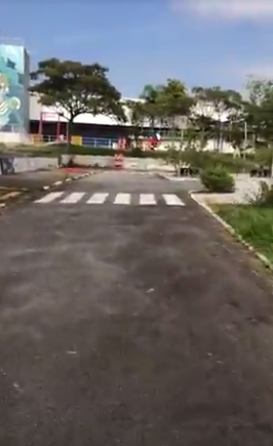
#> input picture pista.png, 273 x 446 px
$ jupyter execute --allow-errors Fase2b.ipynb   (shell and % lines are left out)
#> lines starting #> are read from the running program, lines starting #| are printed output that depends on the picture; after the words box and inside, x2 and y2 are one past the last pixel; in counts of white or black regions, pixels touching at a corner belong together; long printed decimals are rounded
# Fase 2b: Processamentos

    Paulo Eduardo Rodrigues Jr.

Objetivo: Testar o desempenho da segmentaçao e determinar a direção da rua mediante outra abordagem:

        - Segmentar a região inferior da rua
        - Determinar o centróide da região de interesse
        - Determinar a direção da rua

Obs: o teste de segmentação utilizando o espaço HSV acabou não sendo concluído, (por falta de tempo até então)

[cell 1]
import numpy as np
import cv2
import matplotlib.pyplot as plt

[cell 2]
def showfig(image):
    plt.figure(figsize=(10,10))
    plt.imshow(image, 'gray')

#%matplotlib inline
#%config InlineBackend.figure_format = 'svg'

params = {'figure.figsize': [7, 7],
          'axes.titlesize':16,
          'font.size': 16,
          'legend.fontsize': 12,
          'xtick.labelsize': 12,
          'ytick.labelsize': 8
         }
plt.rcParams.update(params)

[cell 3]
pista =cv2.imread('pista.png')
#> pista is the input picture: shape (446, 273, 3); mean B, G, R 102.8, 103.3, 106.1
showfig(pista)

[cell 4]
#kernel = np.ones((5,5),np.float32)/25
#dst = cv2.filter2D(pista,-1,kernel)
dst = cv2.GaussianBlur(pista,(7,7),0)
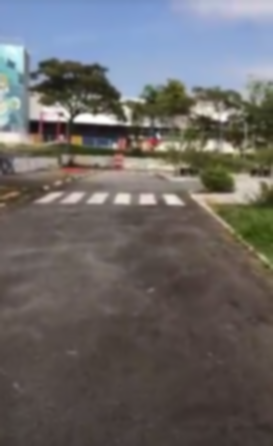
#> dst: shape (446, 273, 3); mean B, G, R 102.8, 103.3, 106.1

plt.subplot(121),plt.imshow(pista,cmap = 'gray'),plt.title('Original')
plt.xticks([]), plt.yticks([])
plt.subplot(122),plt.imshow(dst,cmap = 'gray'),plt.title('Blur de kernel (7,7)',)
plt.xticks([]), plt.yticks([])
plt.show()
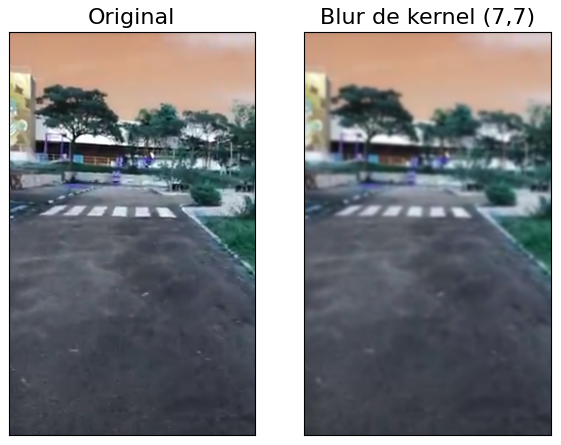
#> figure drawn by matplotlib, 2 panels; B, G, R data is drawn as R, G, B

[cell 5]
#Verificar o histograma de cores da imagem:

#Da imagem em tons de cinza? Ou dos canais individuais? Opto pelos canais! E pelo gray também
cv2.calcHist(pista,[0],None,[256],[0,256]);

color = ('b','g','r')
for i,col in enumerate(color):
    histr = cv2.calcHist([pista],[i],None,[256],[0,256])
    plt.plot(histr,color = col)
    plt.xlim([0,256])
    plt.title('Histograma da imagem de interesse')
    plt.xlabel('Intensidade RGB')
    plt.ylabel('Número de ocorrências da cor')
    plt.savefig("Imagens\histograma.pdf")
#> this loop made 3 passes
#> pass 1, `plt.savefig("Imagens\histograma.pdf")`:
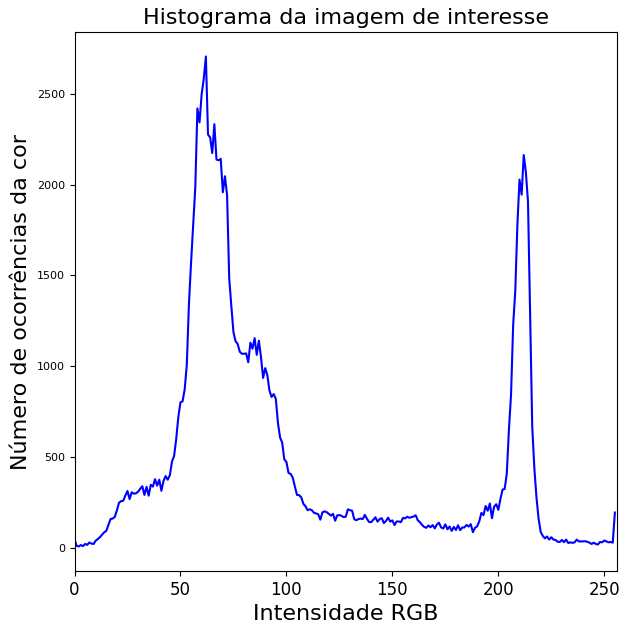
#> figure drawn by matplotlib, 1 panel; curve peaks at x = 62, y = 2706
#> pass 2, `plt.savefig("Imagens\histograma.pdf")`:
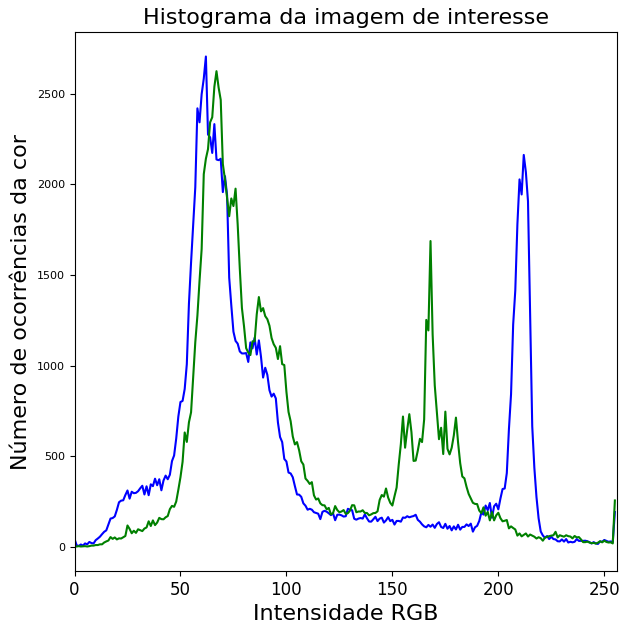
#> figure drawn by matplotlib, 1 panel; curve peaks at x = 62, y = 2706; curve peaks at x = 67, y = 2625

plt.show()
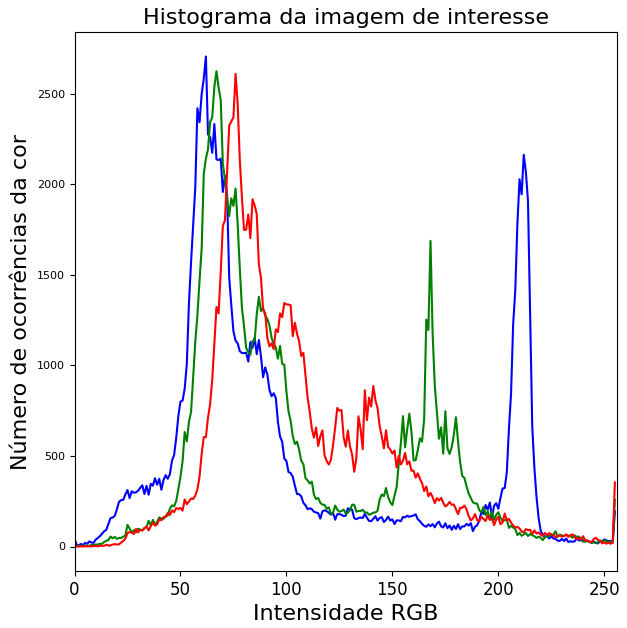
#> figure drawn by matplotlib, 1 panel; curve peaks at x = 62, y = 2706; curve peaks at x = 67, y = 2625; curve peaks at x = 76, y = 2610

[cell 6]
#Podemos observar que os tons de verde estão contidos entre 150 e 200

### Conversão para o espaço HSV

 - Hue, Saturation, Value ->
    No OpenCV:
               Hue = 0-179  (Graus do espaço)
               Saturation = 0-255 (Saturação da cor) - Saturação 0 -> Imagem cinza
               Value = 0-255 (Brilho da imagem)
[Fonte](https://opencv-python-tutroals.readthedocs.io/en/latest/py_tutorials/py_imgproc/py_colorspaces/py_colorspaces.html?highlight=hsv)

Isso significa que, em relação a imagem apresentada, o circulo de cores no OpenCV está compactado em 180°

[cell 7]
hsv = cv2.cvtColor(pista, cv2.COLOR_BGR2HSV)
#> hsv: shape (446, 273, 3); mean H, S, V 34.4, 57.3, 117.9
hsv.shape
#> Out = (446, 273, 3)

[cell 8]
#plotar os canais: Algum insight?

fig=plt.figure(figsize=(8,8))
col= 3
row= 1
imgs= [hsv[:,:,0], hsv[:,:,1], hsv[:,:,2]]
canal=['hue', 'saturation','value']# monta um dicionário logo
#ax permite manipular cada um dos subplots de modo independente
ax=[]
#> (the rest of this cell did not finish here and is left out)

A representação das imagens no espaço HSV: Como está distribuido os valores das imagens?

Observando os canais da imagem, podemos perceber que o canal Value tem maior semelhança com a imagem original em tons de cinza. Aparentemente, a região da rua apresenta menor saturação, enquanto o canal de cores parece fornecer uma boa delimitação da região de interesse.

Propõe-se então a testar uma máscara de cor e saturação da imagem, a fim de segmentar a região da rua.
Para a extração da direção. Acredita-se que, para delimitar a direção da imagem, a relação entre o centróide da imagem segmentada e o centro inferior possa fornecer a direção da rua.

Outra opção potencial é determinar as bordas da imagem de saturação

[cell 9]
#Possibilidades: Threshoold -> Valores com baixa saturação
# Threshold no HSV -> Está delimitando bem o problema

[cell 10]
from mpl_toolkits.mplot3d import Axes3D
from matplotlib import cm
from matplotlib import colors


# r, g, b = cv2.split(pista)
# fig = plt.figure()
# axis = fig.add_subplot(1, 1, 1, projection="3d")

pixel_colors = pista.reshape((np.shape(pista)[0]*np.shape(pista)[1], 3))
norm = colors.Normalize(vmin=-1.,vmax=1.)
norm.autoscale(pixel_colors)
pixel_colors = norm(pixel_colors).tolist()
#> pixel_colors = 121758 items

# [8 lines of commented-out code are left out]

[cell 11]
# [16 lines of commented-out code are left out]

[cell 12]
#Plot do histograma do espaço HSV

#Testar o mascaramento com diferentes regiões : Baixa saturação 100-150?,value até 100?

Qual a cor média da região de interesse?

[cell 13]
showfig(pista)

[cell 14]
length, width, ch = pista.shape
#> length = 446; width = 273; ch = 3
print(length,width,ch)
#| 446 273 3
crop = pista[250:length,0:200,:]
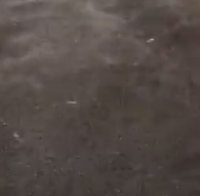
#> crop: shape (196, 200, 3); mean B, G, R 70.1, 74.2, 83.8
showfig(crop)

Cor média da imagem?

[cell 15]
# calcular valor médio pixelwise e.e
cont=0
soma =[]
fin = []
for i in range(ch):
    for j in range (length):
        for k in range (width):
            cont = cont + pista[j,k,i]
        soma.append(cont)
    media = int(cont/(length*width))
    fin.append(media)
    cont=0
#> after the loop, fin = [102, 103, 106]; soma = 1338 values, max 12913815 at index 1337, min 37994 at index 892, mean 7482162
print(fin)
#| [102, 103, 106]

[cell 16]
a=np.mean(crop[0])
#> a = 98.88
b=np.mean(crop[1])
#> b = 98.42
c=np.mean(crop[2])
#> c = 97.33
print(a,b,c)
#| 98.878 98.418 97.328
# deu em torno de 98

Isso significa que o pico em RGB da imagem de interesse possui centro em 100, e deve corresponder ao primeiro pico do histograma em RGB apresentado anteriormente!

Então, faremos uma máscara na região de interesse!

Testar: [40,60,19.6] até [120,120,120]

Convertendo para HSV:(40,60,19.6) até (60.0000, 8.3333, 47.0588  #Deu mto ruim

[cell 17]
# [7 lines of commented-out code are left out]

[cell 18]
lw=(40,60,19.6)
up=(120,120,110)

[cell 19]
def mask_it(img,lw,up):
#> called with lw = (0, 0, 0), up = (40, 70, 160)
    mask =cv2.inRange(img,lw,up)
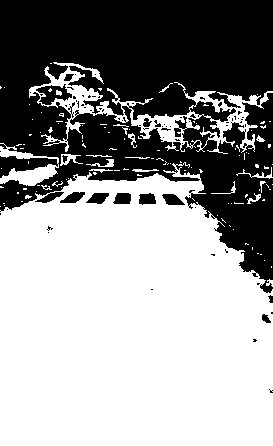
#> mask: shape (446, 273); 59.2% white; 80 black regions (67 under 20 px), largest, box (x1, y1, x2, y2) and area: (0, 0, 273, 293) 47929, (36, 84, 72, 105) 387, (60, 192, 85, 203) 169
    result = cv2.bitwise_and(img,img, mask=mask)
#> result: shape (446, 273, 3); mean H, S, V 6, 26.2, 53
    return result

[cell 20]
def region_of_interest(img):
    height = img.shape[0]
    width = img.shape[1]
    mask = np.ones_like(img)

    poly = np.array([[  # Polígono para fazer a máscara (feito sob medida da)
    (0,0),
    (width,0),
    (width,150),
    (0,150),]], np.int32)
    masked=cv2.fillPoly(mask, poly,0) #return none --> preenche a região
    masked_image = cv2.bitwise_and(img, mask) #Ou exclusivo para ignorar oq estiver fora da mask
    return masked_image

Ajustar o conjunto RGB de interesse

[cell 21]
l1=(0,0,0)
up1=(40,70,160)
mask =mask_it(hsv,l1,up1)
showfig(mask)

[cell 22]
#Ignorar parte superior da imagem

[cell 23]
#Vamos tentar reconstruir a imagem com fechamento morfológico
kernel = np.ones((7,7),np.uint8)
opening = cv2.morphologyEx(mask,cv2.MORPH_OPEN,kernel, iterations = 3)
#> opening: shape (446, 273, 3); mean H, S, V 3.1, 19.5, 40.8
showfig(opening)

Com esse conjunto de operações, foi possível montar uma máscara um pouco
mais fidedigna da região de interesse... Mas será essa a melhor das opções?

Operando a máscara de interesse com a nossa imagem, temos:

[cell 24]
#Se fizermos a fusão da imagem original, temos:
combo = cv2.addWeighted(pista,0.9,opening,1,1)
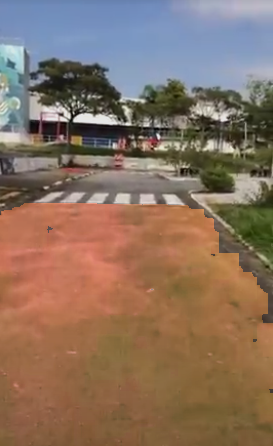
#> combo: shape (446, 273, 3); mean B, G, R 96.7, 113.5, 137.3
showfig(combo)
